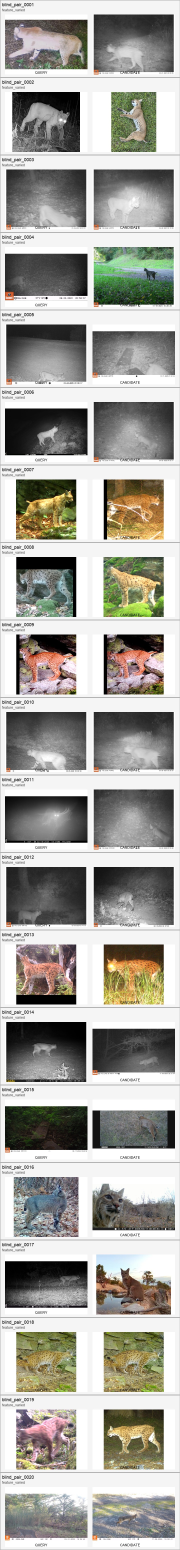
#> input picture paper/photos/blind_reliability_contact_sheets/batch_01_blind_pair_0001_blind_pair_0020.jpg, 720 x 6200 px, found by its file name (shown at 1/4 size)
$ python -i build_phase14_detector_first_ai_admission.py   (imports and definitions only)   (older library calls are emulated)
#> lines starting #> are read from the running program, lines starting #| are printed output that depends on the picture; after the words box and inside, x2 and y2 are one past the last pixel; in counts of white or black regions, pixels touching at a corner belong together
#!/usr/bin/env python3
"""Build detector-first/proxy AI-assisted evidence admission for Phase 14."""

from __future__ import annotations

import argparse
from concurrent.futures import ThreadPoolExecutor
import json
import math
import os
from pathlib import Path
from typing import Any

import cv2
import numpy as np
import pandas as pd
from PIL import Image
from sklearn.ensemble import RandomForestClassifier
from sklearn.metrics import classification_report, confusion_matrix, precision_score
from sklearn.model_selection import StratifiedKFold, cross_val_predict

PROJECT_ROOT = Path(__file__).resolve().parents[1]
OUT_DIR = PROJECT_ROOT / "outputs/phase14/phase14_detector_first_admission"
CALIBRATION_400 = PROJECT_ROOT / "outputs/phase14/phase14_2x2_manual_audit_400/phase14_2x2_manual_audit_400_calibrated_labels.csv"
VALIDATION_200 = Path("/Users/deanshen/Downloads/phase14_strict_2x2_validation_audit_200_manual_reviewed.csv")
CANDIDATE_POOL = PROJECT_ROOT / "outputs/phase14/phase14_strict_2x2_evidence_sets/phase14_strict_2x2_combined_candidate_pool.csv"

TARGET_CLASSES = ["high_confidence", "low_evidence_stress", "review_limited_middle", "uncertain_excluded"]
CATEGORICAL_COLUMNS = [
    "dataset_role",
    "environment_context",
    "pool_source",
    "human_review_bucket",
    "human_review_confidence",
    "human_pattern_visibility",
    "human_side_flank_visibility",
    "human_body_visibility",
    "human_blur_level",
    "human_occlusion_level",
    "human_background_complexity",
    "human_modified_background",
    "strict_evidence_tier",
    "strict_training_eligible",
    "strict_stress_test_eligible",
    "evidence_tier",
    "training_eligible",
    "stress_test_eligible",
    "auto_blur_band",
    "auto_exposure_band",
    "auto_contrast_band",
    "auto_center_animal_signal",
    "auto_review_bucket",
]
NUMERIC_COLUMNS = [
    "auto_evidence_score",
    "auto_quality_score",
    "brightness_mean",
    "contrast_std",
    "blur_laplacian_var",
    "entropy",
    "edge_density",
    "center_contrast",
    "center_edge_density",
    "underexposed_fraction",
    "overexposed_fraction",
    "colorfulness",
]


def resolve(path_text: object) -> Path:
    path = Path(str(path_text))
    return path if path.is_absolute() else PROJECT_ROOT / path


# [5 lines left out: function rel, not called in this run]


def entropy(gray: np.ndarray) -> float:
    hist = cv2.calcHist([gray], [0], None, [256], [0, 256]).ravel()
    prob = hist / max(hist.sum(), 1.0)
    prob = prob[prob > 0]
    return float(-(prob * np.log2(prob)).sum())


def colorfulness(rgb: np.ndarray) -> float:
    arr = rgb.astype(np.float32)
    rg = arr[:, :, 0] - arr[:, :, 1]
    yb = 0.5 * (arr[:, :, 0] + arr[:, :, 1]) - arr[:, :, 2]
    return float(np.sqrt(rg.std() ** 2 + yb.std() ** 2) + 0.3 * np.sqrt(rg.mean() ** 2 + yb.mean() ** 2))


def crop_stats(rgb: np.ndarray) -> dict[str, float]:
    gray = cv2.cvtColor(rgb, cv2.COLOR_RGB2GRAY)
    edges = cv2.Canny(gray, 60, 160)
    lap = cv2.Laplacian(gray, cv2.CV_64F)
    return {
        "proxy_crop_brightness": float(gray.mean()),
        "proxy_crop_contrast": float(gray.std()),
        "proxy_crop_blur_laplacian": float(lap.var()),
        "proxy_crop_entropy": entropy(gray),
        "proxy_crop_edge_density": float((edges > 0).mean()),
        "proxy_crop_underexposed_fraction": float((gray < 30).mean()),
        "proxy_crop_overexposed_fraction": float((gray > 225).mean()),
        "proxy_crop_colorfulness": colorfulness(rgb),
    }


def proxy_object_box(rgb: np.ndarray) -> tuple[int, int, int, int, dict[str, float]]:
    height, width = rgb.shape[:2]
    max_side = max(height, width)
    scale = 768.0 / max_side if max_side > 768 else 1.0
    small = cv2.resize(rgb, (int(width * scale), int(height * scale)), interpolation=cv2.INTER_AREA) if scale < 1 else rgb
    gray = cv2.cvtColor(small, cv2.COLOR_RGB2GRAY)
    blur = cv2.GaussianBlur(gray, (9, 9), 0)
    edges = cv2.Canny(blur, 35, 120)
    kernel = np.ones((9, 9), np.uint8)
    mask = cv2.dilate(edges, kernel, iterations=2)
    contours, _ = cv2.findContours(mask, cv2.RETR_EXTERNAL, cv2.CHAIN_APPROX_SIMPLE)
    min_area = max(80.0, 0.001 * small.shape[0] * small.shape[1])
    candidates = []
    for contour in contours:
        x, y, w, h = cv2.boundingRect(contour)
        area = w * h
        if area < min_area:
            continue
        cx = (x + w / 2) / small.shape[1]
        cy = (y + h / 2) / small.shape[0]
        center_penalty = math.sqrt((cx - 0.5) ** 2 + (cy - 0.5) ** 2)
        score = area / (1.0 + center_penalty)
        candidates.append((score, x, y, w, h))
    if candidates:
        _, x, y, w, h = max(candidates, key=lambda item: item[0])
    else:
        x, y, w, h = 0, 0, small.shape[1], small.shape[0]

    inv = 1.0 / scale
    x0 = max(0, int(x * inv))
    y0 = max(0, int(y * inv))
    x1 = min(width, int((x + w) * inv))
    y1 = min(height, int((y + h) * inv))
    if x1 <= x0 or y1 <= y0:
        x0, y0, x1, y1 = 0, 0, width, height
    bw = x1 - x0
    bh = y1 - y0
    edge_margin = 0.025
    features = {
        "proxy_detector_confidence": 0.35 if candidates else 0.0,
        "proxy_bbox_x0": x0 / max(width, 1),
        "proxy_bbox_y0": y0 / max(height, 1),
        "proxy_bbox_width_fraction": bw / max(width, 1),
        "proxy_bbox_height_fraction": bh / max(height, 1),
        "proxy_bbox_area_fraction": (bw * bh) / max(width * height, 1),
        "proxy_bbox_aspect_ratio": bw / max(bh, 1),
        "proxy_bbox_center_x": (x0 + bw / 2) / max(width, 1),
        "proxy_bbox_center_y": (y0 + bh / 2) / max(height, 1),
        "proxy_bbox_edge_touch": float(
            x0 <= edge_margin * width
            or y0 <= edge_margin * height
            or x1 >= (1 - edge_margin) * width
            or y1 >= (1 - edge_margin) * height
        ),
        "proxy_bbox_small_animal_risk": float((bw * bh) / max(width * height, 1) < 0.05),
        "proxy_bbox_extreme_crop_risk": float(
            x0 <= edge_margin * width
            or x1 >= (1 - edge_margin) * width
            or y0 <= edge_margin * height
            or y1 >= (1 - edge_margin) * height
        ),
        "proxy_bbox_candidate_count": float(len(candidates)),
    }
    return x0, y0, x1, y1, features


def image_proxy_features(path_text: object) -> dict[str, Any]:
    path = resolve(path_text)
    base: dict[str, Any] = {
        "detector_source": "local_cv_objectness_proxy_not_pretrained_detector",
        "image_read_status": "failed",
        "image_width": np.nan,
        "image_height": np.nan,
    }
    try:
        with Image.open(path) as img:
#> img is the input picture: PIL image 720x6200 RGB; mean R, G, B 167.3, 165.8, 159.4
            img = img.convert("RGB")
            rgb = np.asarray(img)
    except Exception as exc:
        base["image_error"] = repr(exc)
        return base
    height, width = rgb.shape[:2]
#> height = 6200; width = 720
    x0, y0, x1, y1, bbox_features = proxy_object_box(rgb)
#> in proxy_object_box, `blur = cv2.GaussianBlur(gray, (9, 9), 0)`:
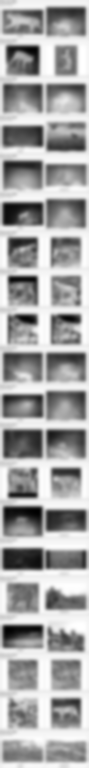
#> blur: shape (768, 89); min 1, max 255, mean 165.5
#> in proxy_object_box, `edges = cv2.Canny(blur, 35, 120)`:
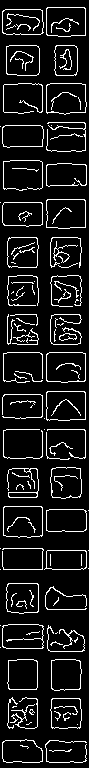
#> edges: shape (768, 89); 10.3% white in thin lines or dots
#> in proxy_object_box, `mask = cv2.dilate(edges, kernel, iterations=2)`:
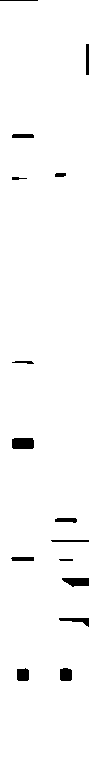
#> mask: shape (768, 89); 97.9% white; 15 black regions
#> in proxy_object_box, `contours, _ = cv2.findContours(mask, cv2.RETR_EXTERNAL, cv2.CHAIN_APPR..`: contours = 1 contour; box (x1, y1, x2, y2) and area: (0, 0, 89, 768) 66890
#> the loop in proxy_object_box, `for contour in contours:` made 1 pass
#> (x, y, w, h, area, cx, cy, center_penalty) on pass 1: (0, 0, 89, 768, 68352, 0.5, 0.5, 0)
#> after the loop in proxy_object_box, `for contour in contours:`: candidates = [(68352, 0, 0, 89, 768)]
#> in proxy_object_box, `x0 = max(0, int(x * inv))`: x0 = 0
#> in proxy_object_box, `x1 = min(width, int((x + w) * inv))`: x1 = 718
#> in proxy_object_box, `y1 = min(height, int((y + h) * inv))`: y1 = 6200
#> in proxy_object_box, `bw = x1 - x0`: bw = 718
#> in proxy_object_box, `bh = y1 - y0`: bh = 6200
#> x0 = 0; y0 = 0; x1 = 718; y1 = 6200; bbox_features = 13 items
    crop = rgb[y0:y1, x0:x1]
    base.update({"image_read_status": "ok", "image_width": width, "image_height": height, "image_error": ""})
    base.update(bbox_features)
    base.update(crop_stats(crop if crop.size else rgb))
#> in crop_stats, `gray = cv2.cvtColor(rgb, cv2.COLOR_RGB2GRAY)`:
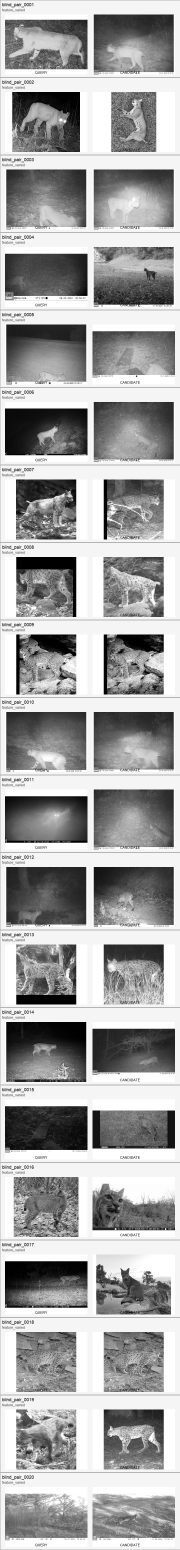
#> gray: shape (6200, 718) (shown at 1/4 size); min 0, max 255, mean 165.4
#> in crop_stats, `edges = cv2.Canny(gray, 60, 160)`:
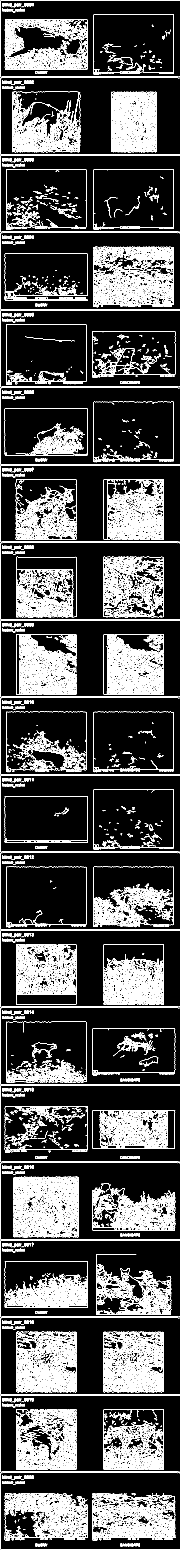
#> edges: shape (6200, 718) (shown at 1/4 size); 11.3% white in thin lines or dots
#> in crop_stats, `lap = cv2.Laplacian(gray, cv2.CV_64F)`:
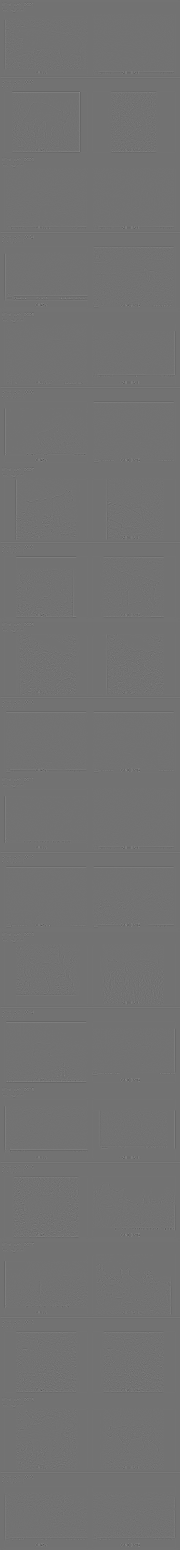
#> lap: shape (6200, 718) float64 (shown at 1/4 size); min -628, max 765, mean 0; drawn with min black and max white
#> in entropy, `hist = cv2.calcHist([gray], [0], None, [256], [0, 256]).ravel()`: hist = 256 values, max 1008779 at index 245, min 2287 at index 232, mean 17389.1
#> in entropy, `prob = hist / max(hist.sum(), 1.0)`: prob = 256 values, max 0.227 at index 245, min 0.000514 at index 232, mean 0.00391
#> in colorfulness, `yb = 0.5 * (arr[:, :, 0] + arr[:, :, 1]) - arr[:, :, 2]`:
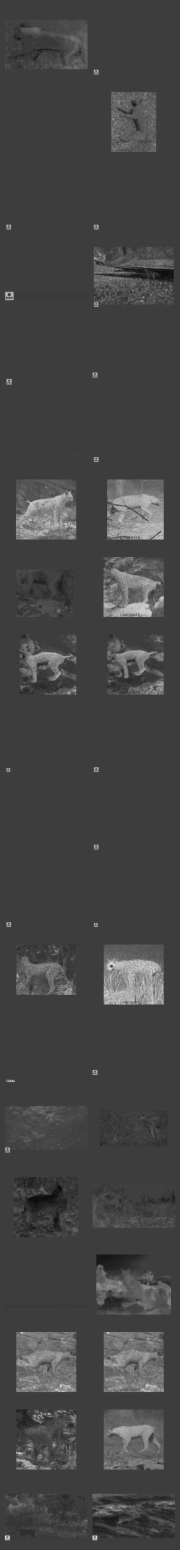
#> yb: shape (6200, 718) float32 (shown at 1/4 size); min -56, max 176.5, mean 7.2; drawn with min black and max white
    return base


# [268 lines left out: functions build_manual_table, feature_table, model_matrix, choose_threshold, route_predictions, main, not called in this run]


# [2 lines not run here, left out]

>>> result = image_proxy_features('../../../../paper/photos/blind_reliability_contact_sheets/batch_01_blind_pair_0001_blind_pair_0020.jpg')
#> result = 26 items

$ run again, on paper/photos/blind_reliability_contact_sheets/batch_03_blind_pair_0041_blind_pair_0060.jpg
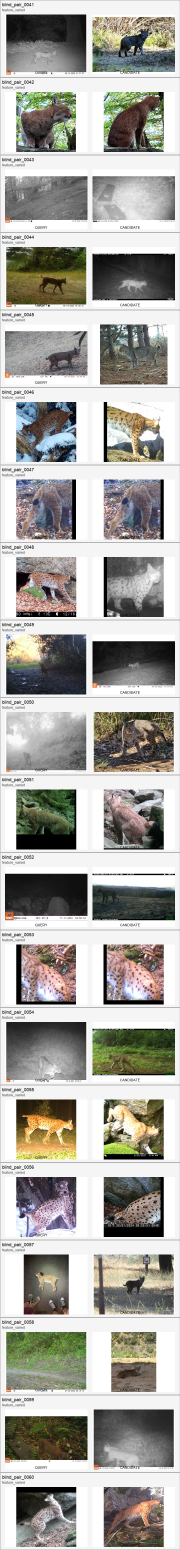
#> input picture paper/photos/blind_reliability_contact_sheets/batch_03_blind_pair_0041_blind_pair_0060.jpg, 720 x 6200 px, found by its file name (shown at 1/4 size)
#> in image_proxy_features, img is the input picture: PIL image 720x6200 RGB; mean R, G, B 170.2, 168.6, 163
#> in proxy_object_box, `mask = cv2.dilate(edges, kernel, iterations=2)`:
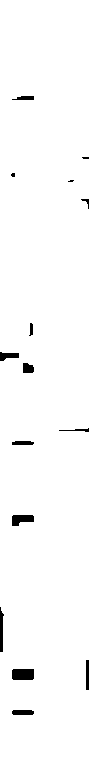
#> mask: shape (768, 89); 98.2% white; 15 black regions (3 under 20 px)
#> contours = 1 contour; box (x1, y1, x2, y2) and area: (0, 0, 89, 768) 67021
#> the loop in proxy_object_box, `for contour in contours:` made 1 pass
#> (x, y, w, h, area, cx, cy, center_penalty) on pass 1: (0, 0, 89, 768, 68352, 0.5, 0.5, 0)
#> after the loop in proxy_object_box, `for contour in contours:`: candidates = [(68352, 0, 0, 89, 768)]
#> in proxy_object_box, `x0 = max(0, int(x * inv))`: x0 = 0
#> in proxy_object_box, `x1 = min(width, int((x + w) * inv))`: x1 = 718
#> in proxy_object_box, `y1 = min(height, int((y + h) * inv))`: y1 = 6200
#> bw = 718
#> bh = 6200
#> in image_proxy_features, `x0, y0, x1, y1, bbox_features = proxy_object_box(rgb)`: x0 = 0; x1 = 718; y1 = 6200; bbox_features = 13 items
#> hist = 256 values, max 1008284 at index 245, min 2105 at index 6, mean 17389.1
#> prob = 256 values, max 0.226 at index 245, min 0.000473 at index 6, mean 0.00391
#> in colorfulness, `yb = 0.5 * (arr[:, :, 0] + arr[:, :, 1]) - arr[:, :, 2]`:
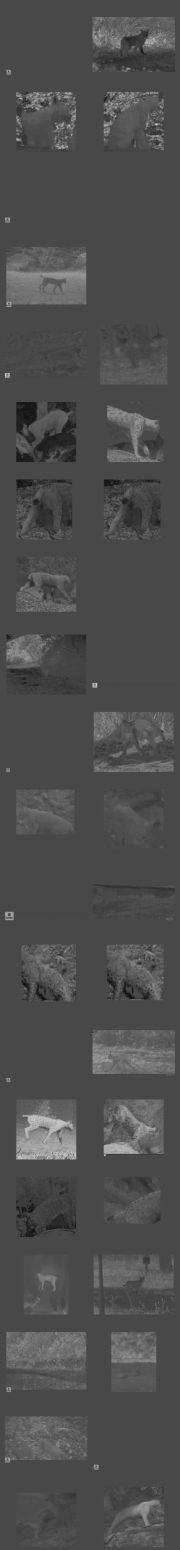
#> yb: shape (6200, 718) float32 (shown at 1/4 size); min -84.5, max 212.5, mean 6.4; drawn with min black and max white
#> result = 26 items

$ run again, on paper/photos/blind_reliability_contact_sheets/batch_04_blind_pair_0061_blind_pair_0080.jpg
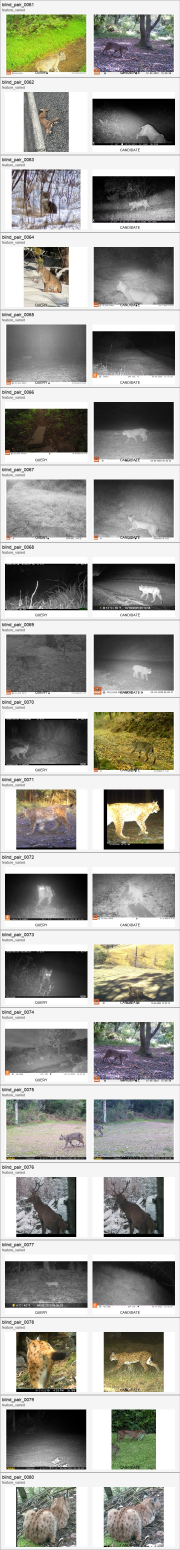
#> input picture paper/photos/blind_reliability_contact_sheets/batch_04_blind_pair_0061_blind_pair_0080.jpg, 720 x 6200 px, found by its file name (shown at 1/4 size)
#> in image_proxy_features, img is the input picture: PIL image 720x6200 RGB; mean R, G, B 165.1, 164.6, 158.8
#> in proxy_object_box, `mask = cv2.dilate(edges, kernel, iterations=2)`:
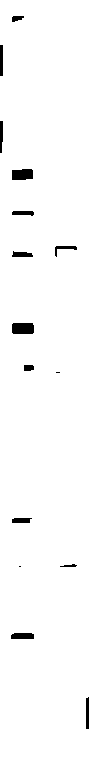
#> mask: shape (768, 89); 98% white; 15 black regions (2 under 20 px)
#> contours = 1 contour; box (x1, y1, x2, y2) and area: (0, 0, 89, 768) 67219
#> the loop in proxy_object_box, `for contour in contours:` made 1 pass
#> (x, y, w, h, area, cx, cy, center_penalty) on pass 1: (0, 0, 89, 768, 68352, 0.5, 0.5, 0)
#> after the loop in proxy_object_box, `for contour in contours:`: candidates = [(68352, 0, 0, 89, 768)]
#> in proxy_object_box, `x0 = max(0, int(x * inv))`: x0 = 0
#> in proxy_object_box, `x1 = min(width, int((x + w) * inv))`: x1 = 718
#> in proxy_object_box, `y1 = min(height, int((y + h) * inv))`: y1 = 6200
#> bw = 718
#> bh = 6200
#> in image_proxy_features, `x0, y0, x1, y1, bbox_features = proxy_object_box(rgb)`: x0 = 0; x1 = 718; y1 = 6200; bbox_features = 13 items
#> hist = 256 values, max 1006975 at index 245, min 2422 at index 234, mean 17389.1
#> prob = 256 values, max 0.226 at index 245, min 0.000544 at index 234, mean 0.00391
#> in colorfulness, `yb = 0.5 * (arr[:, :, 0] + arr[:, :, 1]) - arr[:, :, 2]`:
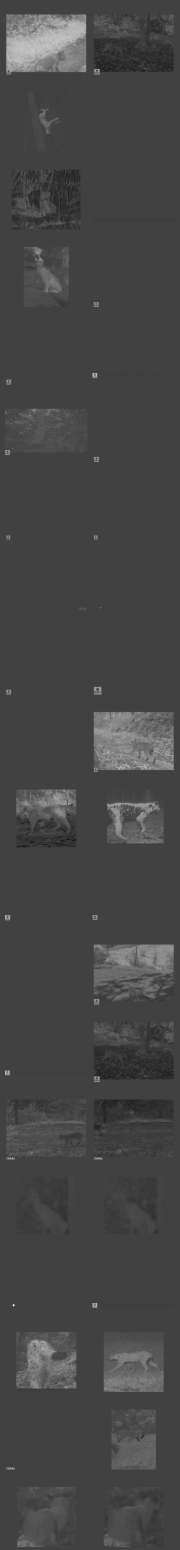
#> yb: shape (6200, 718) float32 (shown at 1/4 size); min -79.5, max 231, mean 6.1; drawn with min black and max white
#> result = 26 items

$ run again, on paper/photos/blind_reliability_contact_sheets/batch_05_blind_pair_0081_blind_pair_0100.jpg
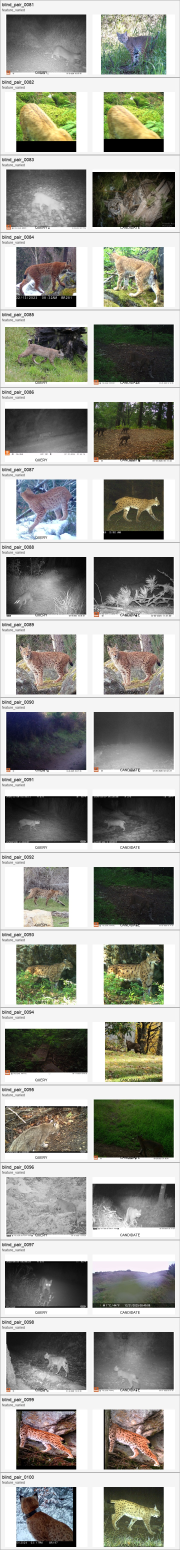
#> input picture paper/photos/blind_reliability_contact_sheets/batch_05_blind_pair_0081_blind_pair_0100.jpg, 720 x 6200 px, found by its file name (shown at 1/4 size)
#> in image_proxy_features, img is the input picture: PIL image 720x6200 RGB; mean R, G, B 159.1, 159.4, 152.3
#> mask: shape (768, 89); 97.2% white; 16 black regions (4 under 20 px)
#> contours = 1 contour; box (x1, y1, x2, y2) and area: (0, 0, 89, 768) 67218
#> the loop in proxy_object_box, `for contour in contours:` made 1 pass
#> (x, y, w, h, area, cx, cy, center_penalty) on pass 1: (0, 0, 89, 768, 68352, 0.5, 0.5, 0)
#> after the loop in proxy_object_box, `for contour in contours:`: candidates = [(68352, 0, 0, 89, 768)]
#> in proxy_object_box, `x0 = max(0, int(x * inv))`: x0 = 0
#> in proxy_object_box, `x1 = min(width, int((x + w) * inv))`: x1 = 718
#> in proxy_object_box, `y1 = min(height, int((y + h) * inv))`: y1 = 6200
#> bw = 718
#> bh = 6200
#> in image_proxy_features, `x0, y0, x1, y1, bbox_features = proxy_object_box(rgb)`: x0 = 0; x1 = 718; y1 = 6200; bbox_features = 13 items
#> hist = 256 values, max 1009214 at index 245, min 2274 at index 233, mean 17389.1
#> prob = 256 values, max 0.227 at index 245, min 0.000511 at index 233, mean 0.00391
#> in colorfulness, `yb = 0.5 * (arr[:, :, 0] + arr[:, :, 1]) - arr[:, :, 2]`:
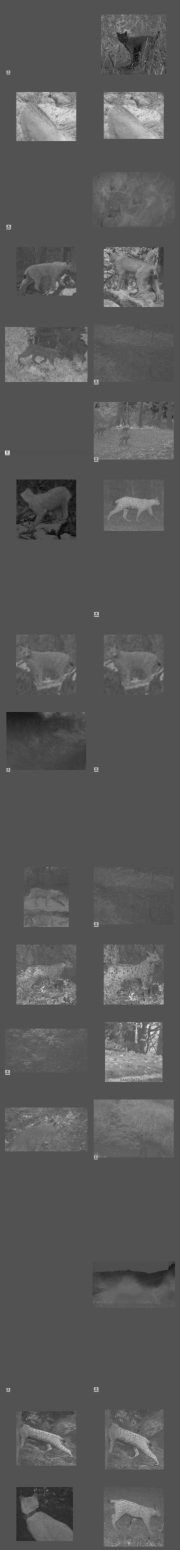
#> yb: shape (6200, 718) float32 (shown at 1/4 size); min -81.5, max 170.5, mean 7; drawn with min black and max white
#> result = 26 items
